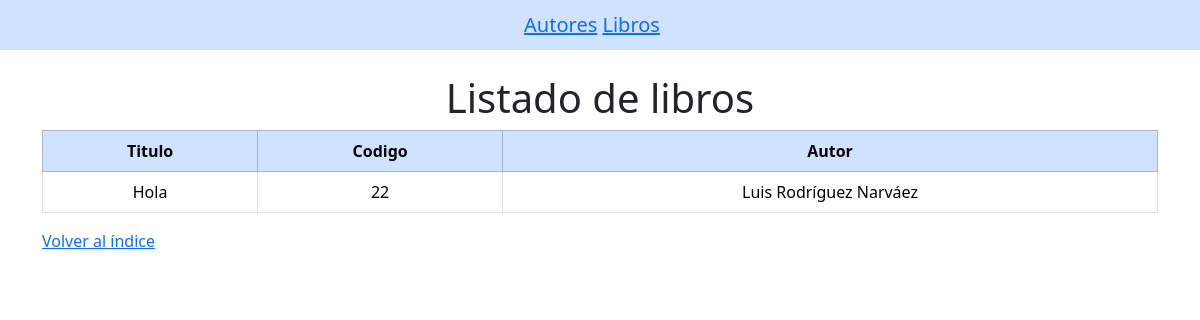
Before: /book/ with the older database file.
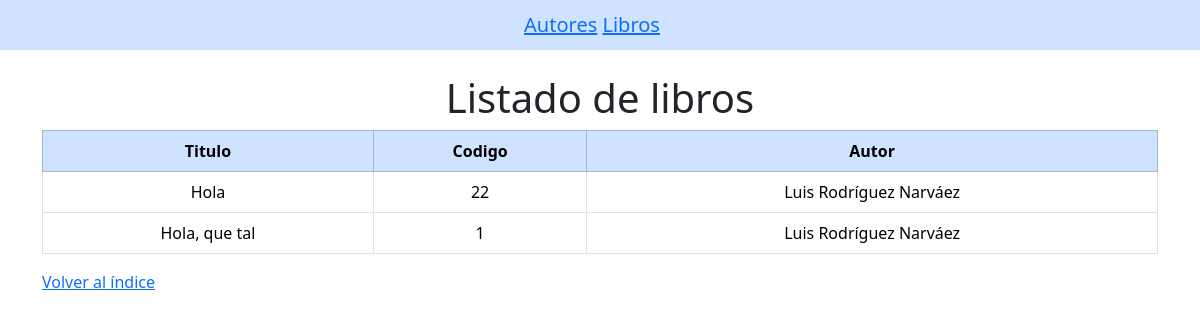
After: the same page with the newer database file.
### HolaMundo/models.py (models this page shows)
class Book (models.Model):
    title=models.CharField('Título del libro',max_length=255,unique=True)
    cod=models.CharField('Codigo',max_length=15,unique=True)
    author=models.ManyToManyField(Author)

class Author (models.Model):
    name=models.CharField (verbose_name='Nombre', # etiqueta dentro de la tabla
    max_length= 100,
    default=''
    )
    last_name=models.CharField(verbose_name='Apellido',
    max_length=150,
    default='')
    age=models.PositiveSmallIntegerField (verbose_name='Edad',)
    mail=models.EmailField(verbose_name='email',max_length=150,default='')
    def __str__(self):
        return f'{self.name} {self.last_name}'

### HolaMundo/views.py (the view)
# urls.py: path('book/', views.book)
def book (request):
    book = Book.objects.all()
    return render(request, 'book.html',{'books': book})

### HolaMundo/Templates/book.html (shortened to what this page needs)
<!DOCTYPE html>
<html lang="en">
<head>
    <link href="https://cdn.jsdelivr.net/npm/bootstrap@5.3.2/dist/css/bootstrap.min.css" rel="stylesheet">
    {% extends 'index.html' %}
    {%block content%}
    <div class="container mt-4">
    <h1 class="text-center">Listado de libros</h1>
    <table class="table table-bordered table-hover align-middle">
        <thead class="table-primary text-center">
            <th>Titulo</th>
            <th>Codigo</th>
            <th>Autor</th>
        </thead>
        <tbody>
            {% for bo in books %}
                <tr>
                <td class="text-center">{{ bo.title }} </td>
                <td class="text-center">{{ bo.cod }}</td>
                <td class="text-center">{% for au in bo.author.all %}
                {{au}}
                {% endfor %}
                </td>
                </tr>
            {% endfor %}
        </tbody>
    </table>
    <a href="/home/">Volver al índice</a>
    </div>
    {%endblock content%}

### HolaMundo/Templates/index.html (shortened to what this page needs)
<!DOCTYPE html>
<html lang="en">
<head>
    <link href="https://cdn.jsdelivr.net/npm/bootstrap@5.3.2/dist/css/bootstrap.min.css" rel="stylesheet">
</head>
<body>
    {%block header%}
        <nav class="navbar navbar-light bg-primary-subtle text-center d-flex justify-content-center">
            <span class="navbar-brand mb-0 h1"><a href="/author/">Autores</a>  <a href="/book/">Libros</a></span>
        </nav>
    {%endblock header%}
    {%block content%}{%endblock content%}
</body>
</html>

Changed rows visible on the page:
added Book: title "Hola, que tal", cod "1", Author (name+last_name "Luis Rodríguez Narváez")
